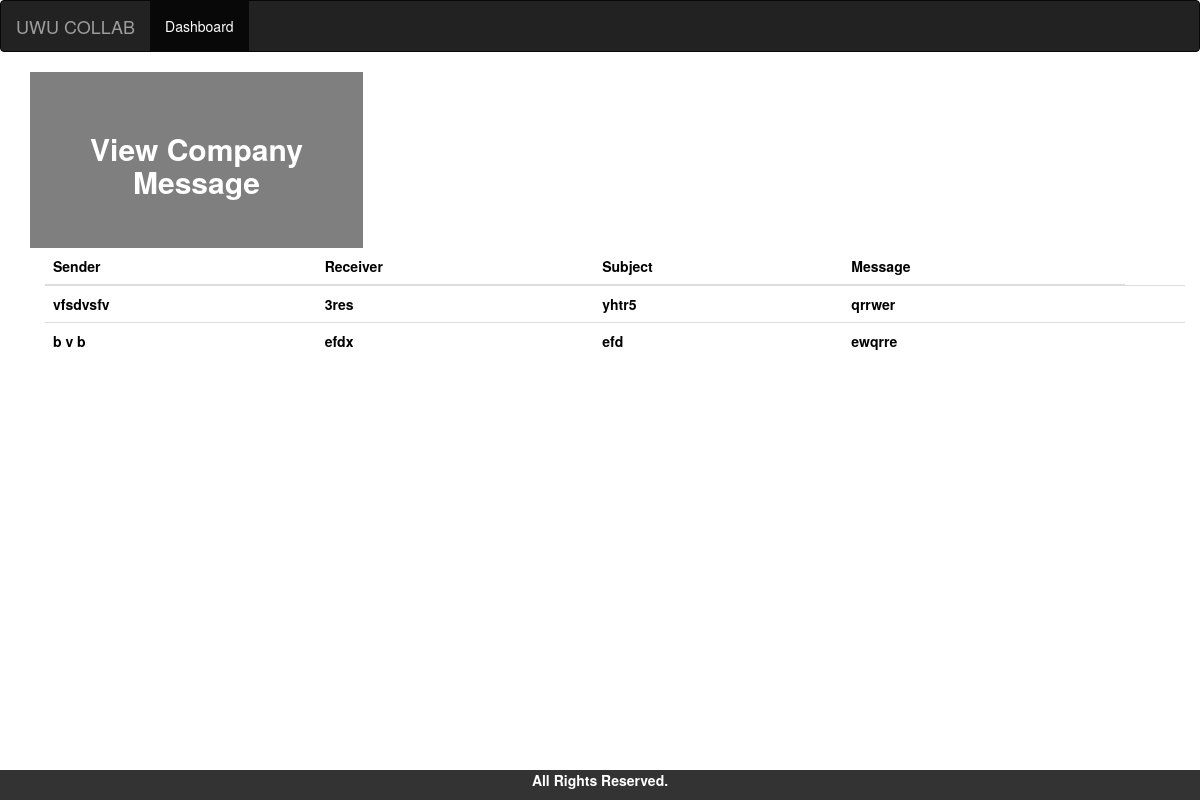
The app's page /student/ViewCompanyMessage.php with its own data.
### tables this page shows
CREATE TABLE `companymsg` (
  `Sender` varchar(100) DEFAULT NULL,
  `Receiver` varchar(100) DEFAULT NULL,
  `Subject` varchar(50) DEFAULT NULL,
  `Msg` varchar(100) DEFAULT NULL
);

### student/ViewCompanyMessage.php (the view, shortened to what this page needs)
 <!DOCTYPE html>
 <?php
include "header.php";
 ?>
<html>
    <head>
        <link rel="stylesheet" href="https://maxcdn.bootstrapcdn.com/bootstrap/3.3.7/css/bootstrap.min.css">
    </head>
	<body  class="myclass" style="">
    <section>
    </head>
    <body >
<body>
<div class ="container">
<div class= "row">
    <font style="center">
<div class = "col-sm-6 banner-info background-color:lightblue" >
    <div class="leftBox">
        <div class="content">
            <h2 align="center"><b>View Company Message</b></h2>
            <div class = "col-sm-6 banner-image">
</div>
</div>
</div>
</section>
      <div class="container">
            <b><font color="black"</b>
            <?php
            $username = "root";
            $password = "";
            $hostname = "localhost";
            $db = "uwu_collab";
            $conn = mysqli_connect($hostname, $username, $password, $db)
                    or die("Unable to connect to MySQL");
            $result = mysqli_query($conn, "SELECT * FROM companymsg");
            echo'<div class="container">';
            echo'<table class="table">';
            echo' <thead>';
            echo'  <tr>';
            echo'   <th>Sender</th>';
            echo'   <th>Receiver</th>';
            echo'  <th>Subject</th>';
            echo'  <th>Message</th>';
            echo'</tr>';
            echo'</thead>';
            echo' <tbody>';
            while ($row = mysqli_fetch_array($result)) {
                echo' <tr>';
                echo" <td>$row[Sender]</td><td>$row[Receiver]</td><td>$row[Subject]</td><td>$row[Msg]</td>
           <td>  </td>";
                echo' </tr> ';
            }
            echo' </tbody>';
            echo' </table>';
            echo'</div>';
            ?>
        </div>
    <footer class="container-fluid text-center footer">
        <p>All Rights Reserved.</p>
    </footer>
</body>
</html>

### student/ViewCompanyMessage.php (style rules this page uses)
.footer { position: fixed; left: 0; bottom: 0; width: 100%; background-color: #333; color: white; text-align: center; }
section { width:100%; height:5vh; }
section .leftBox { width:60%; height:5%; float:left; padding:0; box-sizing: border-box; }
section .leftBox .content { color:#fff; background:rgba(0,0,0,.5); padding: 40px; transition: .10s; }
.myclass { background-image: url(""); }

### records on screen
companymsg: Sender "vfsdvsfv", Receiver "3res", Subject "yhtr5", Msg "qrrwer"
companymsg: Sender "b v b", Receiver "efdx", Subject "efd", Msg "ewqrre"
